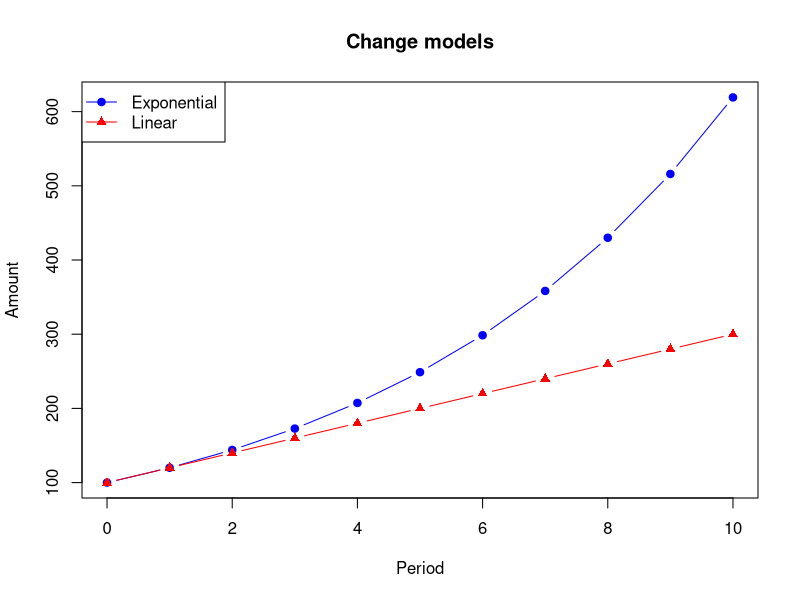
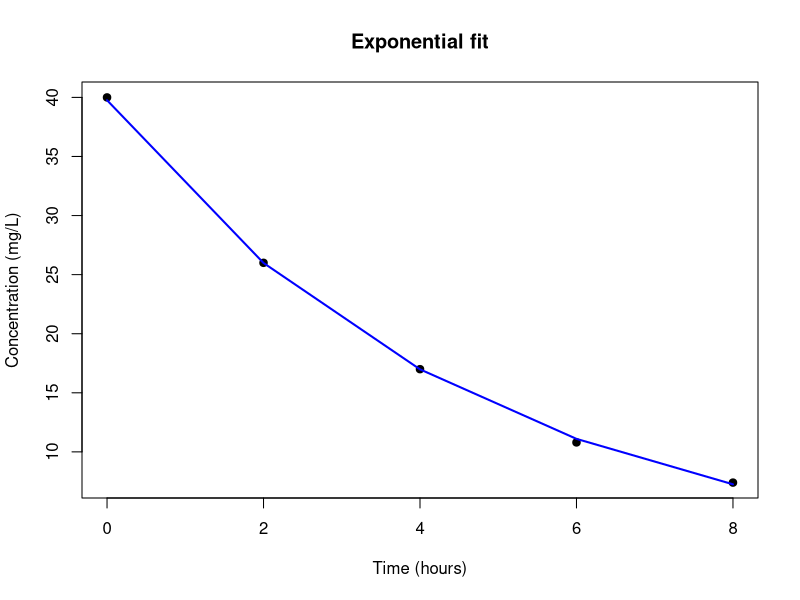
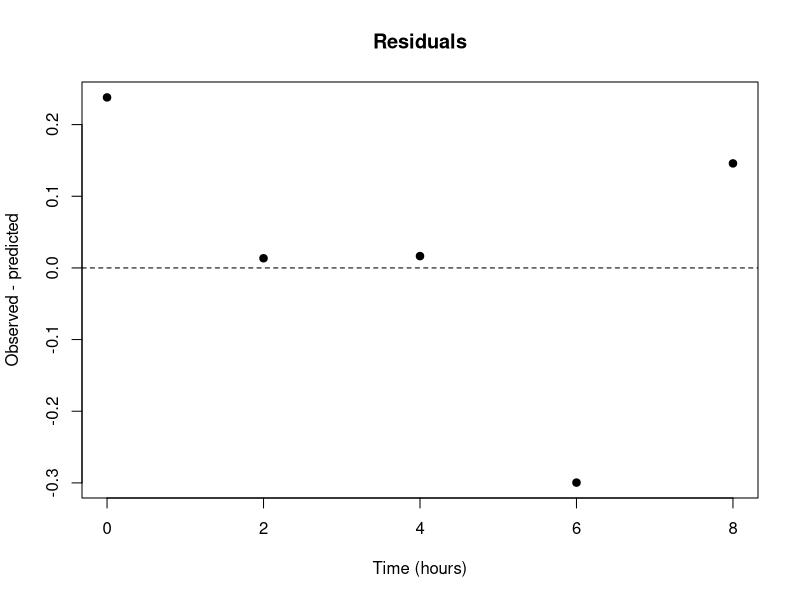

Source code (R) for these figures, in order:
# LAB A: Linear and exponential change
period <- 0:10
linear <- 100 + 20 * period
exponential <- 100 * 1.2^period
results <- data.frame(period, linear, exponential)
print(results)
plot(period, exponential, type = "b", col = "blue", pch = 19,
     xlab = "Period", ylab = "Amount", main = "Change models")
lines(period, linear, type = "b", col = "red", pch = 17)
legend("topleft", legend = c("Exponential", "Linear"),
       col = c("blue", "red"), lty = 1, pch = c(19, 17))
cat("At t=5:", exponential[6], "versus", linear[6], "\n")
# End laboratory A

# LAB B: Half-life and inverse calculation
C0 <- 32
k <- 0.18
target <- 5
half_life <- log(2) / k
time_to_target <- log(C0 / target) / k
check <- C0 * exp(-k * time_to_target)
print(c(half_life = half_life, time_to_target = time_to_target,
        checked_concentration = check))
# End laboratory B

# LAB C: Log-linear fitting and residual inspection
time <- c(0, 2, 4, 6, 8)
measured <- c(40, 26, 17, 10.8, 7.4)
fit <- lm(log(measured) ~ time)
intercept <- coef(fit)[1]
rate <- coef(fit)[2]
predicted <- exp(predict(fit))
residual <- measured - predicted
print(data.frame(time, measured, predicted, residual))
cat("Estimated A0:", exp(intercept), "rate:", rate, "\n")
plot(time, measured, pch = 19, xlab = "Time (hours)",
     ylab = "Concentration (mg/L)", main = "Exponential fit")
lines(time, predicted, col = "blue", lwd = 2)
plot(time, residual, pch = 19, xlab = "Time (hours)",
     ylab = "Observed - predicted", main = "Residuals")
abline(h = 0, lty = 2)
# End laboratory C
